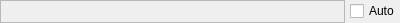
<?xml version="1.0" encoding="UTF-8"?>
<ui version="4.0">
 <class>CurveColorWidget</class>
 <widget class="QWidget" name="CurveColorWidget">
  <property name="geometry">
   <rect>
    <x>0</x>
    <y>0</y>
    <width>400</width>
    <height>23</height>
   </rect>
  </property>
  <property name="windowTitle">
   <string>Form</string>
  </property>
  <layout class="QGridLayout" name="gridLayout">
   <property name="horizontalSpacing">
    <number>5</number>
   </property>
   <property name="margin">
    <number>0</number>
   </property>
   <item row="0" column="2">
    <widget class="QCheckBox" name="checkBoxAuto">
     <property name="layoutDirection">
      <enum>Qt::LeftToRight</enum>
     </property>
     <property name="text">
      <string>Auto</string>
     </property>
    </widget>
   </item>
   <item row="0" column="1">
    <widget class="QFrame" name="frame">
     <property name="sizePolicy">
      <sizepolicy hsizetype="MinimumExpanding" vsizetype="Preferred">
       <horstretch>0</horstretch>
       <verstretch>0</verstretch>
      </sizepolicy>
     </property>
     <property name="minimumSize">
      <size>
       <width>0</width>
       <height>23</height>
      </size>
     </property>
     <property name="frameShape">
      <enum>QFrame::StyledPanel</enum>
     </property>
     <property name="frameShadow">
      <enum>QFrame::Sunken</enum>
     </property>
     <layout class="QGridLayout" name="gridLayout_2">
      <property name="margin">
       <number>0</number>
      </property>
      <item row="0" column="0">
       <widget class="QLabel" name="labelColor">
        <property name="cursor">
         <cursorShape>PointingHandCursor</cursorShape>
        </property>
        <property name="text">
         <string/>
        </property>
        <property name="alignment">
         <set>Qt::AlignCenter</set>
        </property>
       </widget>
      </item>
     </layout>
    </widget>
   </item>
  </layout>
 </widget>
 <resources/>
 <connections/>
</ui>
